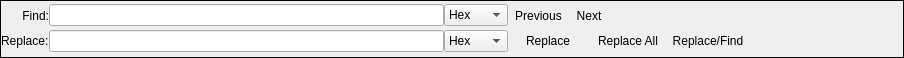
<?xml version="1.0" encoding="UTF-8"?>
<ui version="4.0">
 <class>findReplacePanel</class>
 <widget class="QWidget" name="findReplacePanel">
  <property name="geometry">
   <rect>
    <x>0</x>
    <y>0</y>
    <width>904</width>
    <height>58</height>
   </rect>
  </property>
  <property name="sizePolicy">
   <sizepolicy hsizetype="Preferred" vsizetype="Fixed">
    <horstretch>0</horstretch>
    <verstretch>0</verstretch>
   </sizepolicy>
  </property>
  <property name="windowTitle">
   <string>Form</string>
  </property>
  <layout class="QVBoxLayout" name="verticalLayout">
   <property name="spacing">
    <number>0</number>
   </property>
   <property name="leftMargin">
    <number>0</number>
   </property>
   <property name="topMargin">
    <number>0</number>
   </property>
   <property name="rightMargin">
    <number>0</number>
   </property>
   <property name="bottomMargin">
    <number>0</number>
   </property>
   <item>
    <widget class="QFrame" name="frame">
     <property name="frameShape">
      <enum>QFrame::Box</enum>
     </property>
     <property name="frameShadow">
      <enum>QFrame::Plain</enum>
     </property>
     <layout class="QHBoxLayout" name="horizontalLayout_3">
      <property name="spacing">
       <number>0</number>
      </property>
      <property name="leftMargin">
       <number>0</number>
      </property>
      <property name="topMargin">
       <number>0</number>
      </property>
      <property name="rightMargin">
       <number>0</number>
      </property>
      <property name="bottomMargin">
       <number>0</number>
      </property>
      <item>
       <layout class="QGridLayout" name="gridLayout">
        <property name="verticalSpacing">
         <number>0</number>
        </property>
        <item row="0" column="3">
         <layout class="QHBoxLayout" name="horizontalLayout_2">
          <item>
           <widget class="QToolButton" name="_previousButton">
            <property name="text">
             <string>Previous</string>
            </property>
            <property name="icon">
             <iconset resource="../../icons/custom/custom_icons.qrc">
              <normaloff>:/custom/leftArrow</normaloff>:/custom/leftArrow</iconset>
            </property>
            <property name="iconSize">
             <size>
              <width>16</width>
              <height>16</height>
             </size>
            </property>
            <property name="autoRaise">
             <bool>true</bool>
            </property>
           </widget>
          </item>
          <item>
           <widget class="QToolButton" name="_nextButton">
            <property name="text">
             <string>Next</string>
            </property>
            <property name="icon">
             <iconset resource="../../icons/custom/custom_icons.qrc">
              <normaloff>:/custom/rightArrow</normaloff>:/custom/rightArrow</iconset>
            </property>
            <property name="iconSize">
             <size>
              <width>16</width>
              <height>16</height>
             </size>
            </property>
            <property name="autoRaise">
             <bool>true</bool>
            </property>
           </widget>
          </item>
          <item>
           <spacer name="horizontalSpacer">
            <property name="orientation">
             <enum>Qt::Horizontal</enum>
            </property>
            <property name="sizeType">
             <enum>QSizePolicy::Expanding</enum>
            </property>
            <property name="sizeHint" stdset="0">
             <size>
              <width>20</width>
              <height>20</height>
             </size>
            </property>
           </spacer>
          </item>
          <item>
           <widget class="QToolButton" name="_closeButton">
            <property name="text">
             <string/>
            </property>
            <property name="icon">
             <iconset resource="../../icons/custom/custom_icons.qrc">
              <normaloff>:/custom/closeButton</normaloff>:/custom/closeButton</iconset>
            </property>
            <property name="iconSize">
             <size>
              <width>16</width>
              <height>16</height>
             </size>
            </property>
            <property name="autoRaise">
             <bool>true</bool>
            </property>
           </widget>
          </item>
         </layout>
        </item>
        <item row="0" column="0">
         <widget class="QLabel" name="_findLabel">
          <property name="autoFillBackground">
           <bool>false</bool>
          </property>
          <property name="text">
           <string>Find:</string>
          </property>
          <property name="alignment">
           <set>Qt::AlignRight|Qt::AlignTrailing|Qt::AlignVCenter</set>
          </property>
         </widget>
        </item>
        <item row="0" column="1">
         <widget class="QLineEdit" name="_findEntry">
          <property name="sizePolicy">
           <sizepolicy hsizetype="Expanding" vsizetype="Fixed">
            <horstretch>0</horstretch>
            <verstretch>0</verstretch>
           </sizepolicy>
          </property>
          <property name="minimumSize">
           <size>
            <width>100</width>
            <height>0</height>
           </size>
          </property>
          <property name="autoFillBackground">
           <bool>false</bool>
          </property>
          <property name="clearButtonEnabled">
           <bool>true</bool>
          </property>
         </widget>
        </item>
        <item row="1" column="1">
         <widget class="QLineEdit" name="_replaceEntry">
          <property name="minimumSize">
           <size>
            <width>100</width>
            <height>0</height>
           </size>
          </property>
          <property name="autoFillBackground">
           <bool>false</bool>
          </property>
          <property name="clearButtonEnabled">
           <bool>true</bool>
          </property>
         </widget>
        </item>
        <item row="1" column="3">
         <layout class="QHBoxLayout" name="horizontalLayout">
          <item>
           <widget class="QPushButton" name="_replaceButton">
            <property name="autoFillBackground">
             <bool>false</bool>
            </property>
            <property name="text">
             <string>Replace</string>
            </property>
            <property name="flat">
             <bool>true</bool>
            </property>
           </widget>
          </item>
          <item>
           <widget class="QPushButton" name="_replaceAllButton">
            <property name="text">
             <string>Replace All</string>
            </property>
            <property name="flat">
             <bool>true</bool>
            </property>
           </widget>
          </item>
          <item>
           <widget class="QPushButton" name="_replaceFindButton">
            <property name="text">
             <string>Replace/Find</string>
            </property>
            <property name="flat">
             <bool>true</bool>
            </property>
           </widget>
          </item>
          <item>
           <spacer name="horizontalSpacer_2">
            <property name="orientation">
             <enum>Qt::Horizontal</enum>
            </property>
            <property name="sizeHint" stdset="0">
             <size>
              <width>40</width>
              <height>20</height>
             </size>
            </property>
           </spacer>
          </item>
         </layout>
        </item>
        <item row="1" column="0">
         <widget class="QLabel" name="_replaceLabel">
          <property name="lineWidth">
           <number>0</number>
          </property>
          <property name="text">
           <string>Replace:</string>
          </property>
         </widget>
        </item>
        <item row="0" column="2">
         <widget class="QComboBox" name="_findFormat">
          <item>
           <property name="text">
            <string>Hex</string>
           </property>
          </item>
          <item>
           <property name="text">
            <string>UTF-8</string>
           </property>
          </item>
         </widget>
        </item>
        <item row="1" column="2">
         <widget class="QComboBox" name="_replaceFormat">
          <item>
           <property name="text">
            <string>Hex</string>
           </property>
          </item>
          <item>
           <property name="text">
            <string>UTF-8</string>
           </property>
          </item>
         </widget>
        </item>
       </layout>
      </item>
     </layout>
    </widget>
   </item>
  </layout>
 </widget>
 <resources>
  <include location="../../icons/custom/custom_icons.qrc"/>
 </resources>
 <connections/>
</ui>
